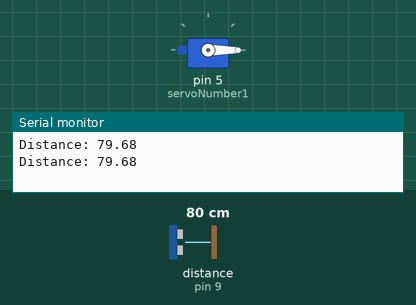
A sketch run on a simulated Arduino Uno, built with avr-gcc and run on an emulated ATmega328P. Parts: servo, the last lines printed to the serial monitor. Wiring (inferred from the names in the program): ultrasonic range finder: trigger pin 10; echo pin 9. The inputs (shaded band) are chosen by the test bench; at power-on: distance to the obstacle (sensor on pin 9) 80 cm. The echo pulse lasts 58.3 µs per cm.

Above: at 1.9 s.
2.0 s: distance to the obstacle (sensor on pin 9) set to 54 cm
4.5 s: distance to the obstacle (sensor on pin 9) set to 47 cm
At 7.5 s:
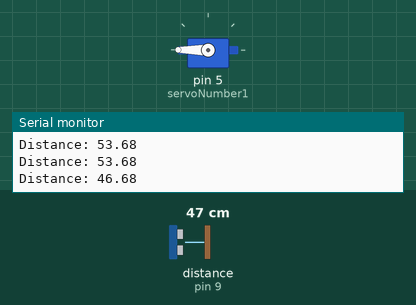
8.8 s: distance to the obstacle (sensor on pin 9) set to 60 cm
At 10.4 s:
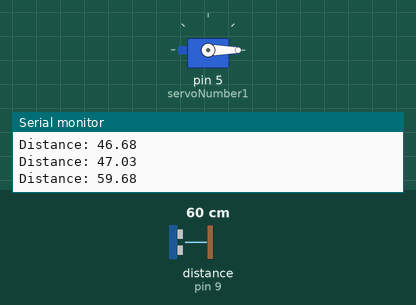
11.3 s: distance to the obstacle (sensor on pin 9) set to 2 cm
At 13.9 s:
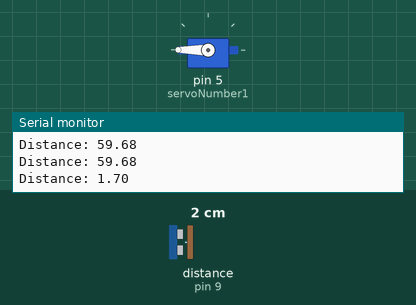
Timing chart, 0 to 16.6 s (numbered marks = the images above; inputs shaded):
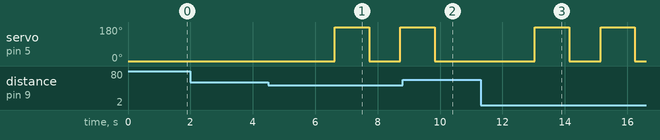

Measured:
- the behaviour switches between 51 and 50 cm on distance to the obstacle (sensor on pin 9) (found by bisection; images 0 and 1)
- after the input at 4.5 s, servo on pin 5 (servoNumber1): 0° → 180° after 2.1 s, → 0° 1.1 s later, → 180° 1.0 s later
- after the input at 8.8 s, servo on pin 5 (servoNumber1): goes on until 9.8 s, then stays 0°
- after the input at 11.3 s, servo on pin 5 (servoNumber1): alternates 180° for 1.1 s and 0° for 1.0 s, starting after 1.7 s

The sketch:

main.ino
```cpp
/*
 * Created by: Mikey Gloriani
 * Created on: Oct 2023
 *
 * If the distance is less than 50 cm, the servo will move
 */
#include <Servo.h>

Servo servoNumber1;

const int trigPin = 10;
const int echoPin = 9;
float duration, distance;

void setup() {
    //sets up sensor pins
    pinMode(trigPin, OUTPUT);
    pinMode(echoPin, INPUT);
    Serial.begin(9600);

    //sets up the servo pins
    servoNumber1.attach(5);
    servoNumber1.write(0);
}

void loop() {
    //Sends out a sonic burst
    digitalWrite(trigPin, LOW);
    delayMicroseconds(2);
    digitalWrite(trigPin, HIGH);
    delayMicroseconds(10);
    digitalWrite(trigPin, LOW);

    //Calculates and prints the distance onto the Serial Monitor
    duration = pulseIn(echoPin, HIGH);
    distance = (duration*.0343)/2;
    Serial.print("Distance: ");
    Serial.println(distance);
    delay(100);

   if (distance < 50) {
     //servo will move 180 and back
     servoNumber1.write(0);
     delay(1000);
     servoNumber1.write(180);
     delay(1000);
  }
  else {
     //servo does not move
     servoNumber1.write(0);
     delay(1000);
  }
}
```
